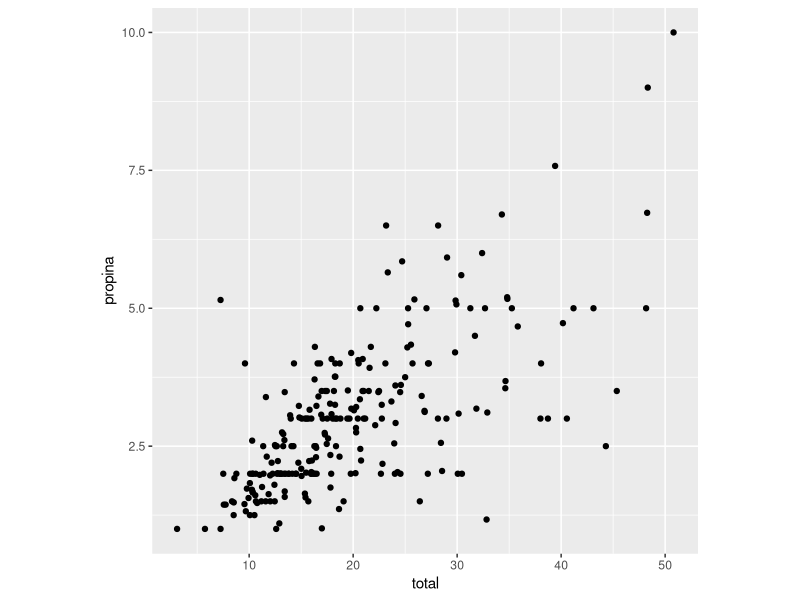
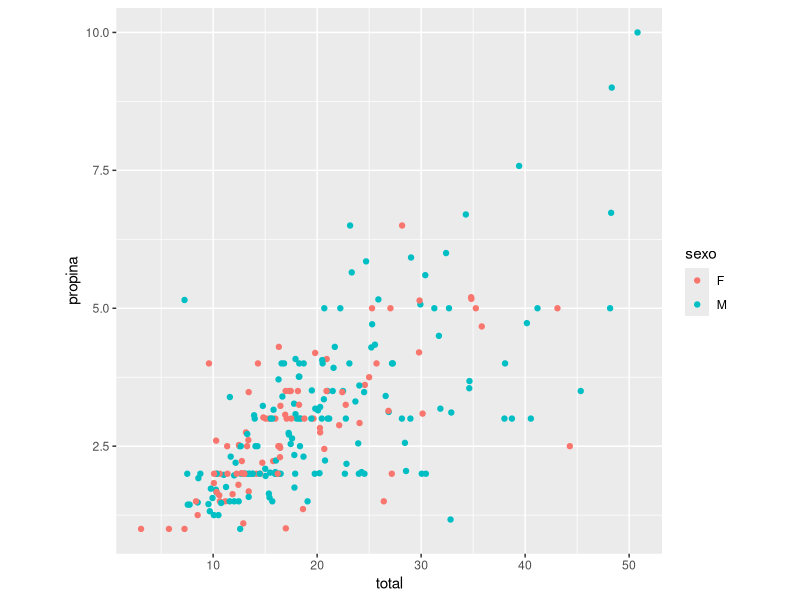
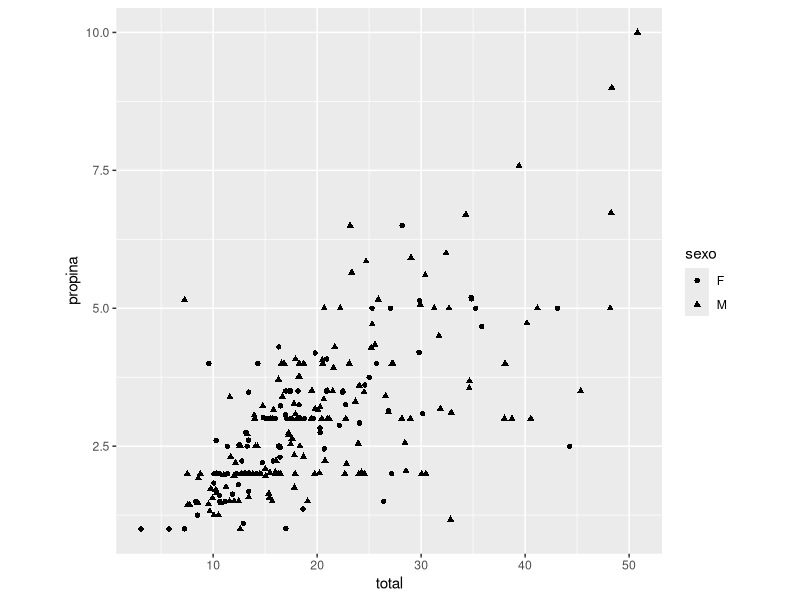
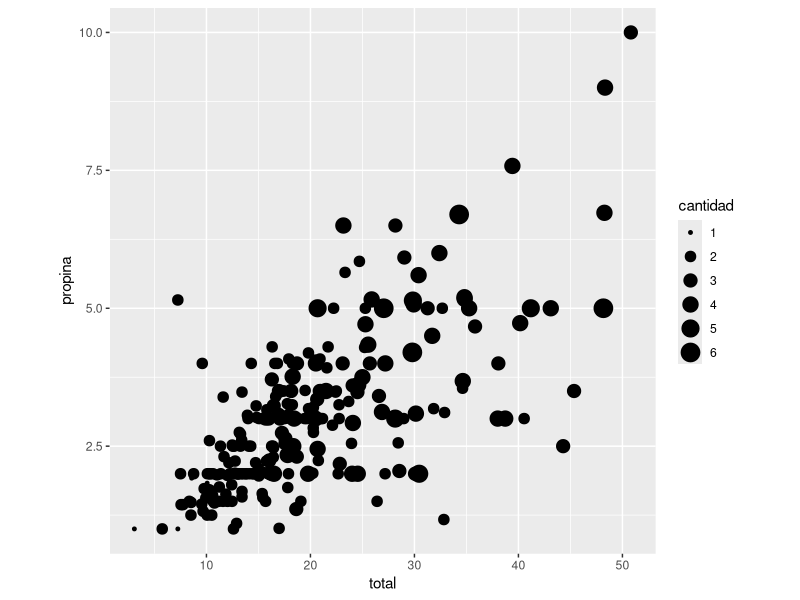
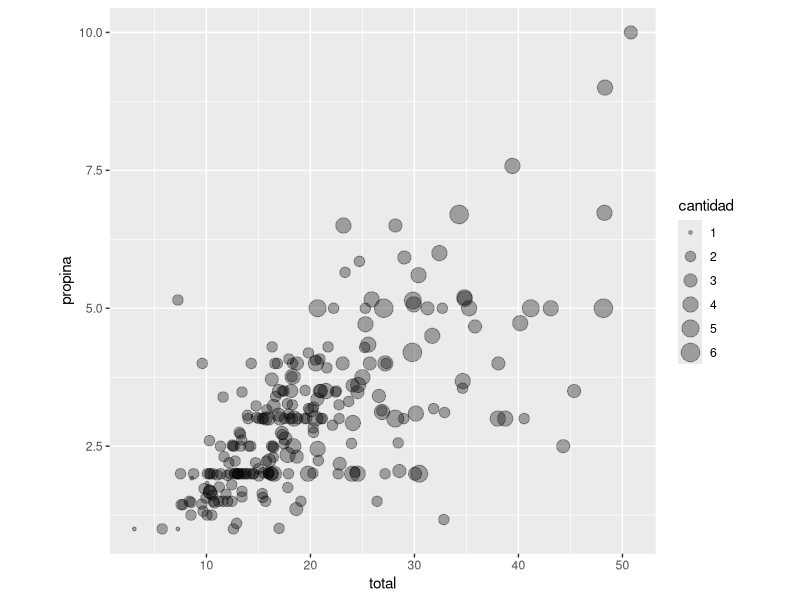
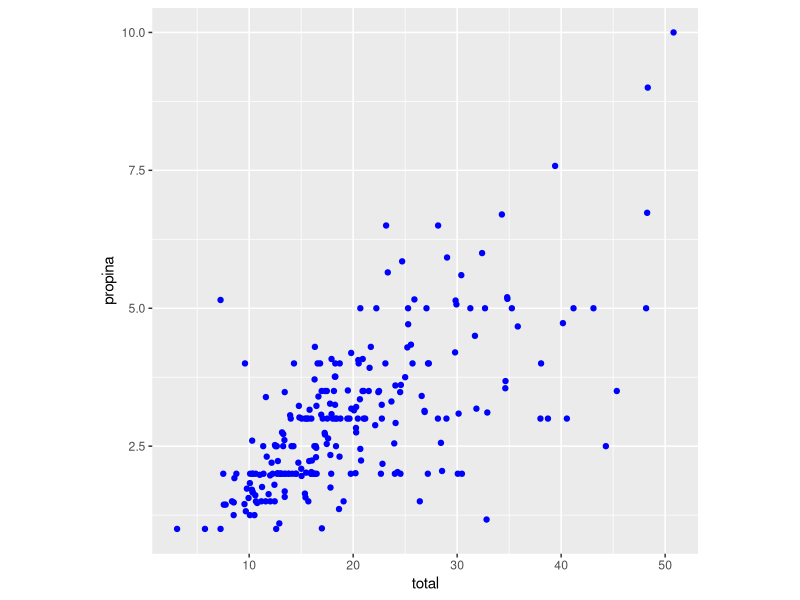
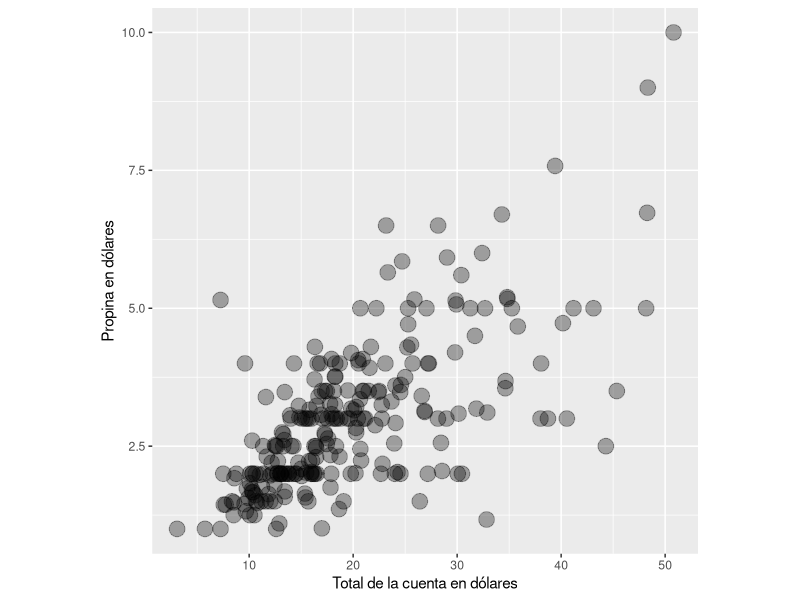
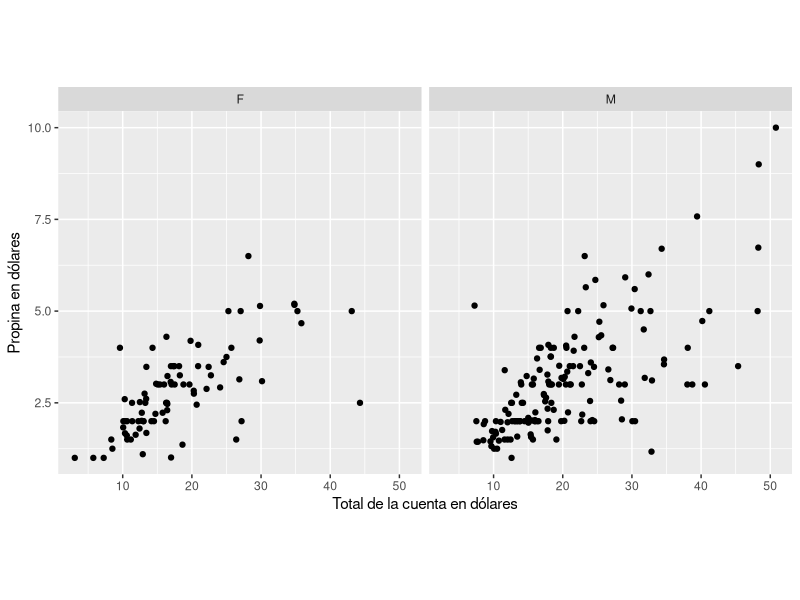

These charts were generated, in order, by the following R code:
if (!require("tidyverse")) install.packages("tidyverse")
propinas <- read_csv("./Datos/propina.csv")


head(propinas)


# grafico base
ggplot(data = propinas, aes( x= total, y = propina)) +
  geom_point() +
  theme(aspect.ratio = 1)

# grafico / sexo colour
ggplot(data = propinas, aes( x= total, y = propina, colour=sexo)) +
  geom_point() +
  theme(aspect.ratio = 1)

# grafico / sexo shape
ggplot(data = propinas, aes( x= total, y = propina, shape=sexo)) +
  geom_point() +
  theme(aspect.ratio = 1)

# grafico / cantidad size
ggplot(data = propinas, aes( x= total, y = propina, size=cantidad)) +
  geom_point() +
  theme(aspect.ratio = 1)

# grafico / cantidad size alpha
ggplot(data = propinas, aes( x= total, y = propina, size=cantidad)) +
  geom_point(alpha = 1/3) +
  theme(aspect.ratio = 1) 

# grafico / azul fijo
ggplot(data = propinas, aes( x= total, y = propina)) +
  geom_point(colour="blue") +
  theme(aspect.ratio = 1)

# grafico / Etiquetas
ggplot(data = propinas, aes(x = total, y = propina) ) +
  geom_point(size = 5, alpha = 1 / 3) + theme(aspect.ratio = 1) +
  labs(x = "Total de la cuenta en dólares"
       , y = "Propina en dólares")

# grafico / facet_wrap
ggplot(data = propinas, aes(x = total, y = propina) ) +
  geom_point() + theme(aspect.ratio = 1) +
  labs(x = "Total de la cuenta en dólares"
       , y = "Propina en dólares") +
  facet_wrap( ~sexo)

# grafico / facet_grid
ggplot(data = propinas, aes(x = total, y = propina) ) +
  geom_point() + theme(aspect.ratio = 1) +
  labs(x = "Total de la cuenta en dólares"
       , y = "Propina en dólares") +
  facet_grid( sexo~fuma)

